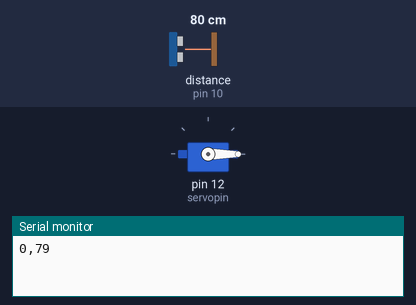
Recording of a sketch running on a simulated Arduino Uno, built with avr-gcc and run on an emulated ATmega328P. Shown: servo, the last lines printed to the serial monitor. Wiring (inferred from the names in the program): ultrasonic range finder: trigger pin 9; echo pin 10. The test bench sets the inputs (shaded band); at power-on: distance to the obstacle (sensor on pin 10) 80 cm. The echo pulse lasts 58.3 µs per cm.

Above: at 0.12 s.
At 10.2 s:
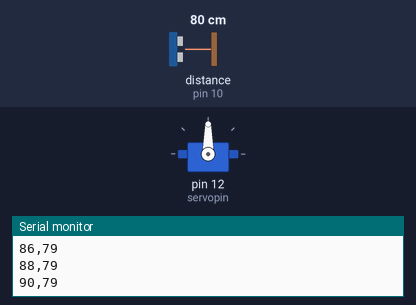
10.3 s: distance to the obstacle (sensor on pin 10) set to 2 cm
At 11.6 s:
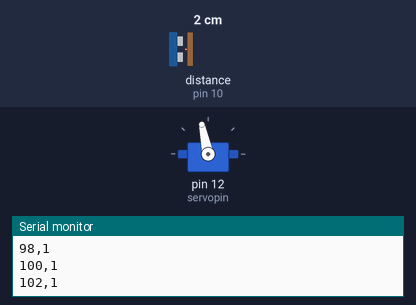
Timing chart, 0 to 61.8 s (numbered marks = the images above; inputs shaded):
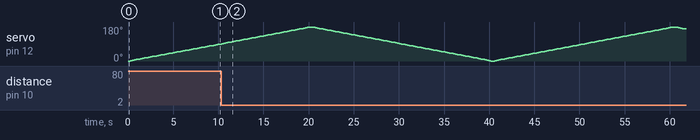

The sketch:

Ultrasonic_Radar.ino
```cpp
#include <Servo.h>

int servopin = 12;
int angle = 0;
Servo myservo;
int trigpin = 9;
int echopin = 10;
long distance, duration;

void setup() {
Serial.begin(9600);
myservo.attach(servopin);
pinMode(trigpin, OUTPUT);
pinMode(echopin, INPUT);

}

//Creation of the function that gets the distance from the ultrasonic sensor
long getdist(){
  digitalWrite(trigpin, LOW);
  delayMicroseconds(2);
  digitalWrite(trigpin, HIGH);
  delayMicroseconds(10);
  digitalWrite(trigpin, LOW);

  duration = pulseIn(echopin, HIGH);
  distance = (duration * 0.0343)/2;
  return distance;

}

void loop() {
//Foward Sweep
for(angle = 0; angle <= 180; angle += 2){
  myservo.write(angle);
  delay(20);
  long dist = getdist();
  Serial.print(angle);
  Serial.print(",");
  Serial.println(dist);
  delay(200);
}
//Backward Sweep
for(angle = 180; angle >= 0; angle -= 2){
  myservo.write(angle);
  delay(20);
  long dist = getdist();
  Serial.print(angle);
  Serial.print(",");
  Serial.println(dist);
  delay(200);
}

}
```
